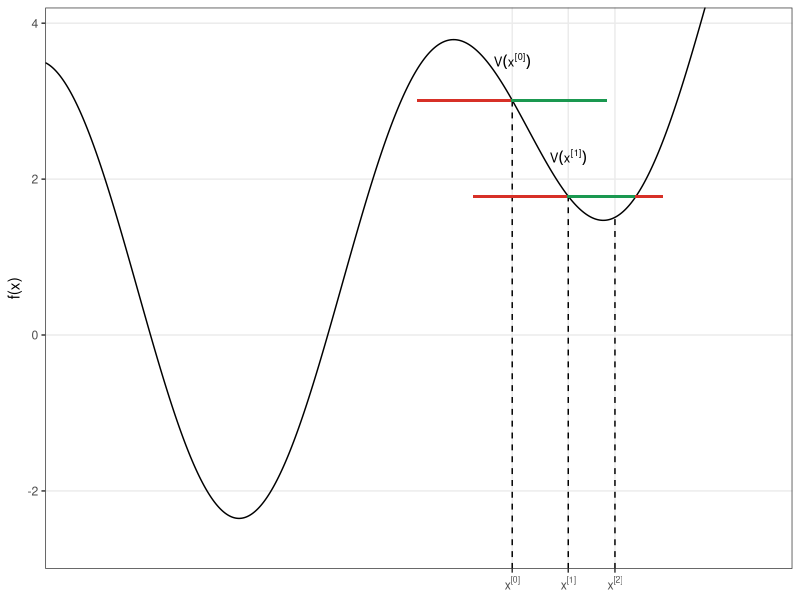
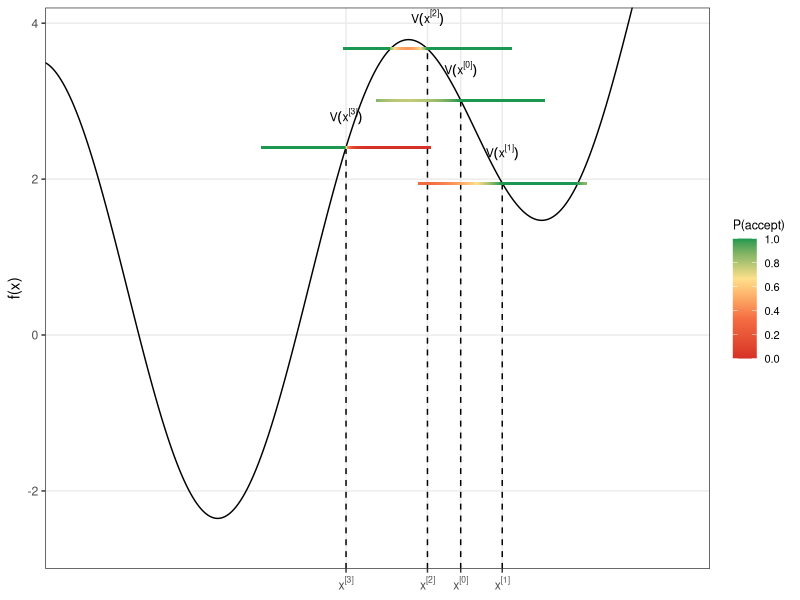
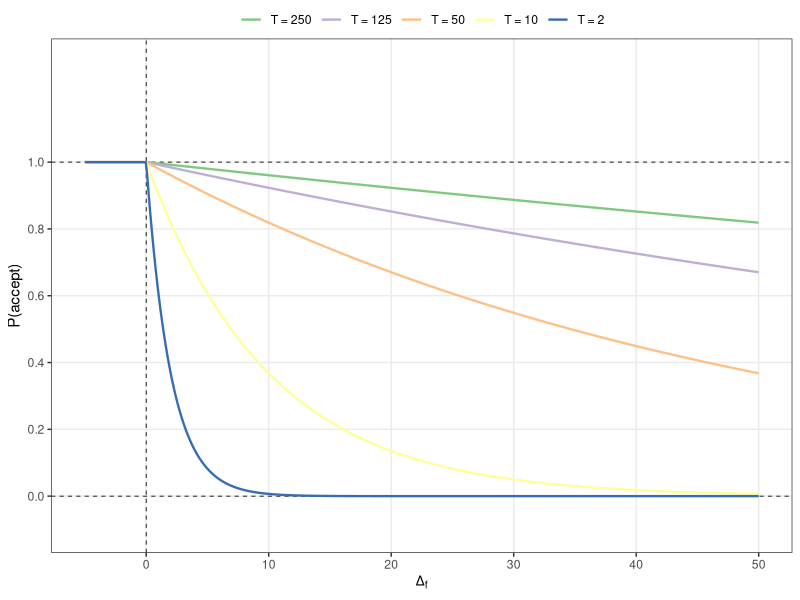
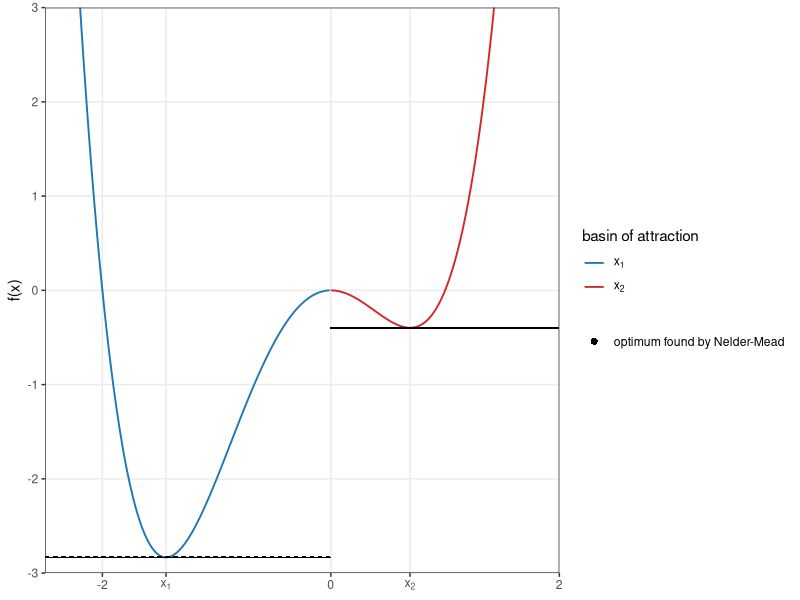

Source code (R) for these figures, in order:
# Used in: ../03-annealing.tex, ../04-multistart.tex
#
# Create the one-dimensional figures for local search, Metropolis acceptance,
# temperature-dependent acceptance probabilities, and a Nelder-Mead basin example.

set.seed(1L)

library(data.table)
library(ggplot2)

local_search_file = "../figure/metropolis-local-search.png"
metropolis_algorithm_file = "../figure/metropolis-algorithm.png"
acceptance_curve_file = "../figure/metropolis-algorithm2.png"
nelder_mead_file = "../figure/metropolis-example-nelder.png"

proposal_radius = 0.5
curve_domain = c(0, 4)
curve_points = 500L
neighborhood_points = 200L
accepted_colour = "#1a9850"
rejected_colour = "#d73027"

metropolis_palette = c("#d73027", "#f46d43", "#fee08b", "#1a9850")
accent_palette = c("#7fc97f", "#beaed4", "#fdc086", "#ffff99", "#386cb0")

objective_value = function(x) {
  x^1.1 * sin(x - 2) + 1 - 2.5 * sin(3 * x - 1.5)
}

acceptance_probability = function(delta_f, temperature) {
  pmin(1, exp(-delta_f / temperature))
}

make_curve_data = function() {
  curve = data.table(x = seq(curve_domain[1], curve_domain[2], length.out = curve_points))
  curve[, value := objective_value(x)]
}

make_neighborhood = function(center, radius = proposal_radius, temperature = NA_real_) {
  neighborhood = data.table(
    center = center,
    x = seq(center - radius, center + radius, length.out = neighborhood_points)
  )
  neighborhood[, center_value := objective_value(center)]
  neighborhood[, value := objective_value(x)]

  if (is.na(temperature)) {
    neighborhood[, accepted := factor(value < center_value, levels = c(FALSE, TRUE), labels = c("reject", "accept"))]
  } else {
    neighborhood[, `:=`(
      temperature = temperature,
      acceptance_prob = acceptance_probability(value - center_value, temperature)
    )]
  }

  neighborhood
}

base_objective_plot = function(curve) {
  ggplot(curve, aes(x = x, y = value)) +
    geom_line(linewidth = 0.5, colour = "black") +
    labs(x = NULL, y = "f(x)") +
    theme_bw(base_size = 11) +
    theme(
      legend.position = "none",
      panel.grid.minor = element_blank()
    )
}

plot_local_search = function() {
  curve = make_curve_data()
  centers = c(2.5, 2.8)
  vertical_lines = data.table(center = c(centers, 3.05))
  vertical_lines[, value := objective_value(center)]
  neighborhoods = rbindlist(lapply(centers, make_neighborhood))
  labels = data.table(
    x = centers,
    y = objective_value(centers) + 0.5,
    label = c("V(x^\"[0]\")", "V(x^\"[1]\")")
  )

  base_objective_plot(curve) +
    geom_segment(
      data = vertical_lines,
      aes(x = center, xend = center, y = -3, yend = value),
      inherit.aes = FALSE,
      linetype = "dashed"
    ) +
    geom_point(
      data = neighborhoods,
      aes(x = x, y = center_value, colour = accepted),
      inherit.aes = FALSE,
      shape = 15,
      size = 0.7
    ) +
    geom_text(data = labels, aes(x = x, y = y, label = label), inherit.aes = FALSE, parse = TRUE, size = 3.3) +
    scale_colour_manual(values = c(reject = rejected_colour, accept = accepted_colour)) +
    scale_x_continuous(
      breaks = c(2.5, 2.8, 3.05),
      labels = parse(text = c("x^\"[0]\"", "x^\"[1]\"", "x^\"[2]\""))
    ) +
    coord_cartesian(ylim = c(-3, 4.2), expand = FALSE)
}

plot_metropolis_algorithm = function() {
  curve = make_curve_data()
  centers = c(2.5, 2.75, 2.3, 1.81)
  temperatures = c(3, 1.5, 0.15, 0.15)
  neighborhoods = rbindlist(Map(make_neighborhood, center = centers, temperature = temperatures))
  vertical_lines = data.table(center = centers)
  vertical_lines[, value := objective_value(center)]
  labels = data.table(
    x = centers,
    y = objective_value(centers) + 0.4,
    label = c("V(x^\"[0]\")", "V(x^\"[1]\")", "V(x^\"[2]\")", "V(x^\"[3]\")")
  )

  base_objective_plot(curve) +
    geom_segment(
      data = vertical_lines,
      aes(x = center, xend = center, y = -3, yend = value),
      inherit.aes = FALSE,
      linetype = "dashed"
    ) +
    geom_point(
      data = neighborhoods,
      aes(x = x, y = center_value, colour = acceptance_prob),
      inherit.aes = FALSE,
      shape = 15,
      size = 0.7
    ) +
    geom_text(data = labels, aes(x = x, y = y, label = label), inherit.aes = FALSE, parse = TRUE, size = 3.1) +
    scale_colour_gradientn(
      colours = metropolis_palette,
      limits = c(0, 1),
      breaks = seq(0, 1, by = 0.2),
      name = "P(accept)"
    ) +
    scale_x_continuous(
      breaks = centers,
      labels = parse(text = c("x^\"[0]\"", "x^\"[1]\"", "x^\"[2]\"", "x^\"[3]\""))
    ) +
    coord_cartesian(ylim = c(-3, 4.2), expand = FALSE) +
    theme(
      legend.position = "right",
      legend.title = element_text(size = 9),
      legend.text = element_text(size = 8)
    )
}

plot_acceptance_curves = function() {
  delta_grid = seq(-5, 50, length.out = 500L)
  temperatures = c(250, 125, 50, 10, 2)
  acceptance_data = CJ(delta_f = delta_grid, temperature = temperatures)
  acceptance_data[, acceptance_prob := acceptance_probability(delta_f, temperature)]
  acceptance_data[, temperature_label := factor(
    paste("T =", temperature),
    levels = paste("T =", temperatures)
  )]

  ggplot(acceptance_data, aes(x = delta_f, y = acceptance_prob, colour = temperature_label)) +
    geom_hline(yintercept = c(0, 1), linetype = "dashed", linewidth = 0.3) +
    geom_vline(xintercept = 0, linetype = "dashed", linewidth = 0.3) +
    geom_line(linewidth = 0.8) +
    scale_colour_manual(values = accent_palette, name = NULL) +
    scale_x_continuous(name = expression(Delta[f])) +
    scale_y_continuous(name = "P(accept)", breaks = seq(0, 1, by = 0.2), limits = c(-0.1, 1.3)) +
    guides(colour = guide_legend(nrow = 1L)) +
    theme_bw(base_size = 11) +
    theme(
      legend.position = "top",
      legend.margin = margin(b = -6),
      panel.grid.minor = element_blank()
    )
}

multimodal_value = function(x) {
  x^4 + x^3 - 2 * x^2
}

optimize_from_start = function(start_value) {
  result = suppressWarnings(optim(start_value, fn = multimodal_value, method = "Nelder-Mead"))
  c(parameter = result$par, value = result$value)
}

plot_nelder_mead_basins = function() {
  start_grid = seq(-2.5, 2.5, by = 0.01)
  optimization_results = t(vapply(start_grid, optimize_from_start, numeric(2L)))
  stationary_points = sort(polyroot(c(-4, 3, 4)))
  local_minima = Re(stationary_points[abs(Im(stationary_points)) < 1e-10])
  local_minima = local_minima[local_minima != 0]

  basin_data = data.table(
    x = start_grid,
    value = multimodal_value(start_grid),
    optimum = optimization_results[, "parameter"],
    optimum_value = optimization_results[, "value"]
  )
  basin_data[, basin := ifelse(
    abs(optimum - local_minima[1]) <= abs(optimum - local_minima[2]),
    "left",
    "right"
  )]
  basin_data[, basin := factor(basin, levels = c("left", "right"))]

  ggplot(basin_data, aes(x = x, y = value)) +
    geom_line(aes(colour = basin), linewidth = 0.65) +
    geom_point(aes(y = optimum_value, shape = "optimum found by Nelder-Mead"), colour = "black", size = 0.35) +
    scale_x_continuous(
      breaks = c(-2, local_minima[1], 0, local_minima[2], 2),
      labels = c("-2", expression(x[1]), "0", expression(x[2]), "2")
    ) +
    scale_colour_manual(
      name = "basin of attraction",
      values = c(left = "#1f77b4", right = "#d62728"),
      labels = expression(x[1], x[2])
    ) +
    scale_shape_manual(name = NULL, values = c("optimum found by Nelder-Mead" = 16)) +
    guides(shape = guide_legend(override.aes = list(size = 2))) +
    coord_cartesian(xlim = c(-2.5, 2), ylim = c(-3, 3), expand = FALSE) +
    labs(x = NULL, y = "f(x)") +
    theme_bw(base_size = 11) +
    theme(
      legend.position = "right",
      panel.grid.minor = element_blank()
    )
}

local_search_plot = plot_local_search()
metropolis_plot = plot_metropolis_algorithm()
acceptance_curve_plot = plot_acceptance_curves()
nelder_mead_plot = plot_nelder_mead_basins()

if (interactive()) {
  print(local_search_plot)
  print(metropolis_plot)
  print(acceptance_curve_plot)
  print(nelder_mead_plot)
}

ggsave(local_search_file, local_search_plot, width = 5.2, height = 3, dpi = 100)
ggsave(metropolis_algorithm_file, metropolis_plot, width = 5.2, height = 3, dpi = 100)
ggsave(acceptance_curve_file, acceptance_curve_plot, width = 4.8, height = 3, dpi = 100)
ggsave(nelder_mead_file, nelder_mead_plot, width = 7, height = 5.36, dpi = 341)
